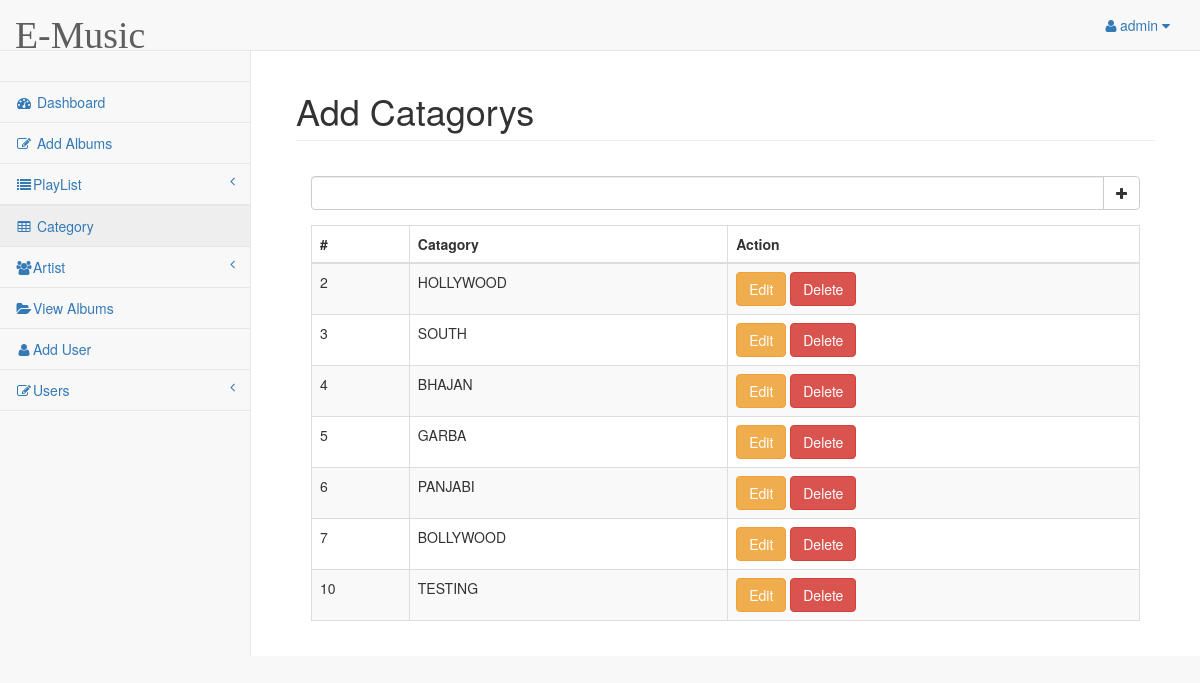
/admin/index.php?AddCatagory (signed in), run on the app's committed database.
### tables this page shows
CREATE TABLE `movietype` (
  `type_id` int(11) NOT NULL,
  `type_name` varchar(255) NOT NULL
);

### admin/pages/AddCatagory.php (the view, shortened to what this page needs)
<div class="row">
	<div class="col-lg-12">
		<h1 class="page-header">Add Catagorys</h1>
	</div>
</div>
<div class="panel-body">
	<form class="form-preset"  method="POST" action="pages/AddCatagoryCode.php"  autocomplete="on" enctype="multipart/form-data">
		<div class="form-group input-group">
			<input type="text" class="form-control" name="cat" required>
			<span class="input-group-btn">
				<button class="btn btn-default" type="submit"><i class="fa fa-plus"></i>
				</button>
			</span>
		</div>
	</form>
	<div class="table-responsive">
		<table class="table table-striped table-bordered table-hover">
			<thead>
				<tr>
					<th>#</th>
					<th>Catagory</th>
					<th>Action</th>
				</tr>
			</thead>
			<tbody>
				<?php
				$qrysearch ="select * From movietype";
				$search=mysql_query($qrysearch) or die ("Query not excutived");
				while($row=mysql_fetch_array($search)){
					?>
					<tr>
						<td><?php echo $row['type_id'];?></td>
						<td><?php echo $row['type_name'];?></td>
						<td>
							<button class="btn btn-warning" onclick="CatEdit(<?php echo $row['type_id']; ?>)">Edit</button>
							<a class="btn btn-danger" href="pages/addCatagoryCode.php?delete_id=<?php echo $row['type_id']; ?>" Onclick="return confirm('Are You Sure Want To Delete This Record?')">Delete</a>
						</td>
					</tr>
					<?php } ?>
			</tbody>
		</table>
	</div>
</div>

### data on the page
movietype: type_id "2", type_name "HOLLYWOOD"
movietype: type_id "3", type_name "SOUTH"
movietype: type_id "4", type_name "BHAJAN"
movietype: type_id "5", type_name "GARBA"
movietype: type_id "6", type_name "PANJABI"
movietype: type_id "7", type_name "BOLLYWOOD"
movietype: type_id "10", type_name "TESTING"

### other printed values
$_SESSION['login_user'] "admin"
